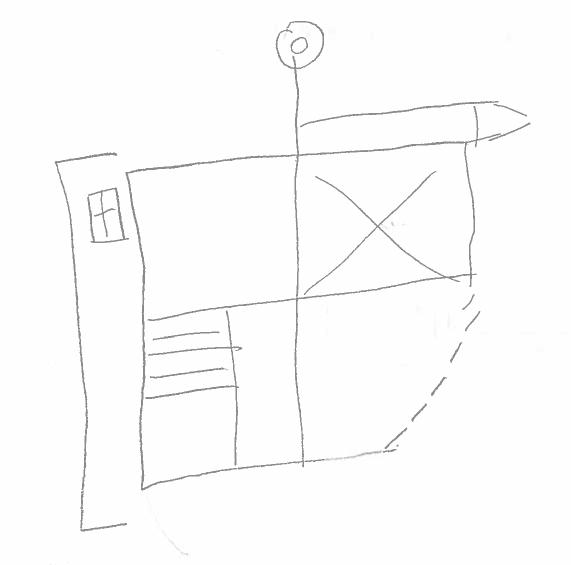
#> input picture insight46png/insight46_Page_003.png, 1141 x 1130 px, found by its file name (shown at 1/2 size); its folder holds 4 pictures in this run
$ jupyter execute --allow-errors ActualnsightDataset6ClassAllModels.ipynb   (shell and % lines are left out)   (older library calls are emulated)
#> lines starting #> are read from the running program, lines starting #| are printed output that depends on the picture
[cell 1]
import numpy as np
import matplotlib.pyplot as plt
import os
import cv2
from tqdm import tqdm

import csv
import imageio
import imgaug as ia
import imgaug.augmenters as iaa
import matplotlib.patches as patches
import random

def rotation(img, n):
    rotate=iaa.Affine(rotate=(-n, n))
    rotated_image=rotate.augment_image(img)
    return rotated_image

def crop(img, n):
    crop = iaa.Crop(percent=(n, n)) # crop image
    crop_image=crop.augment_image(img)
    return crop_image

def sheer(img, n):
    shear = iaa.Affine(shear=(-n,n))
    shear_image=shear.augment_image(img)
    return shear_image

def hor_flip(img):
    flip_hr=iaa.Fliplr(p=1.0)
    flip_hr_image= flip_hr.augment_image(img)
    return flip_hr_image

def dilate(img, n):
    kernel = np.ones((n,n),np.uint8)
    dilated_image = cv2.dilate(trainxs[800],kernel,iterations = 1)
    return dilate_image

def trans(img, n):
    num = random.randrange(int(n*-1),int(n))
    move=iaa.Affine(translate_percent={"x": num/100}, scale=1)
    trans_image = move.augment_image(img)
    return trans_image

[cell 2]
trainxs = []
trainys = []
trainxs2 =[]
with open("/home/jupyter/MEng-Project/insight46labels.csv", newline='') as csvfile:
#> (reads insight46labels.csv from the repository)
    data = list(csv.reader(csvfile))
    trainystr = data[0]
trainys = [int(i) for i in trainystr]
#print(trainys)

[cell 3]
path = "/home/jupyter/MEng-Project/insight46png"
for img in tqdm(sorted(os.listdir(path))):  # iterate over each image per point value
    img_array = cv2.imread(os.path.join(path,img) ,0)  # convert to array
#> img_array is the input picture: shape (1130, 1141); min 139, max 255, mean 251.5
    img_array = cv2.resize(img_array, (300, 300))
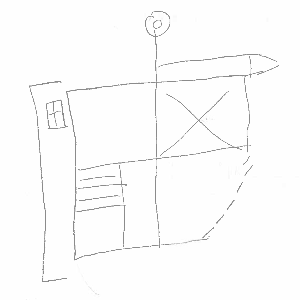
#> img_array: shape (300, 300); min 139, max 255, mean 251.5
    img_array = cv2.bitwise_not(img_array)
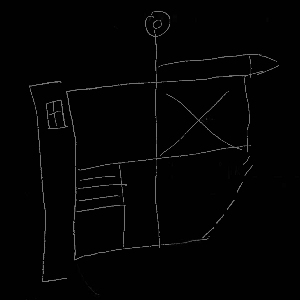
#> img_array: shape (300, 300); min 0, max 116, mean 3.5
    kernel = np.ones((5,5),np.uint8)
    dilate = cv2.dilate(img_array,kernel,iterations = 1)
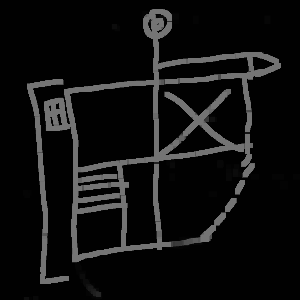
#> dilate: shape (300, 300); min 1, max 116, mean 15.8
    trainxs.append(dilate)  # add this to our training_data
#> pass 2 of the loop `for img in tqdm(sorted(os.listdir(path))):`:
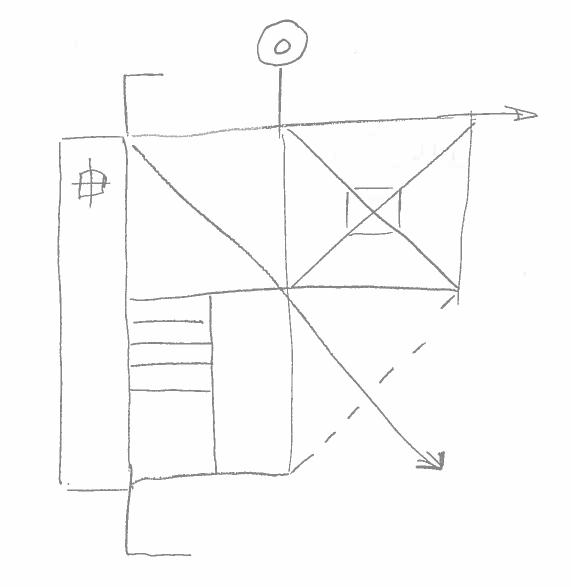
#> input picture insight46png/insight46_Page_010.png, 1141 x 1173 px, found by its file name (shown at 1/2 size)
#> img_array is the input picture: shape (1173, 1141); min 134, max 255, mean 250.9
#> `img_array = cv2.bitwise_not(img_array)`:
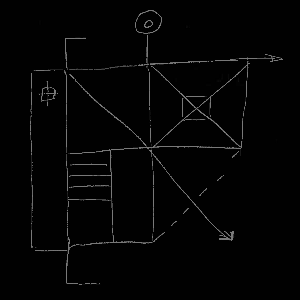
#> img_array: shape (300, 300); min 0, max 121, mean 4.1
#> `dilate = cv2.dilate(img_array,kernel,iterations = 1)`:
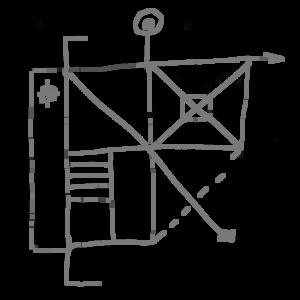
#> dilate: shape (300, 300); min 1, max 121, mean 17.9
#> pass 3 of the loop `for img in tqdm(sorted(os.listdir(path))):`:
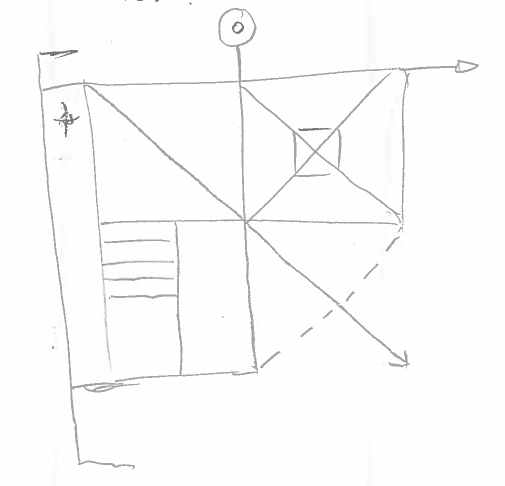
#> input picture insight46png/insight46_Page_012.png, 1010 x 972 px, found by its file name (shown at 1/2 size)
#> img_array is the input picture: shape (972, 1010); min 120, max 255, mean 251
#> `img_array = cv2.bitwise_not(img_array)`:
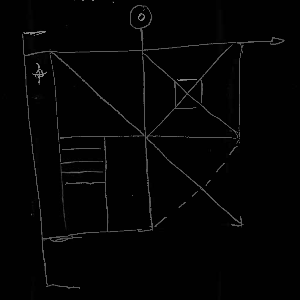
#> img_array: shape (300, 300); min 0, max 135, mean 4
#> `dilate = cv2.dilate(img_array,kernel,iterations = 1)`:
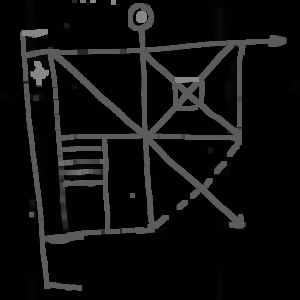
#> dilate: shape (300, 300); min 1, max 135, mean 15.4
#> the loop made 4 passes; the first 3 are shown
    #trainxs.append(img_array)
#trainxs = np.array(trainxs, dtype="float") / 255.0
#trainys = np.array(trainys)

[cell 4]
plt.imshow(trainxs[1], "gray")

[cell 5]
import matplotlib.pyplot as plt
plt.rcParams.update({'figure.figsize':(7,5), 'figure.dpi':100})

# Plot Histogram on x
plt.hist(trainys, bins=20)
plt.gca().set(title='Frequency Histogram', ylabel='Frequency');
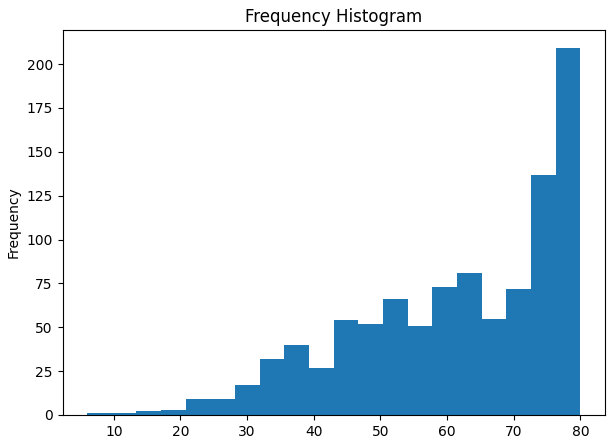
#> figure drawn by matplotlib, 1 panel; tallest bar 209 high, from x = 76.3 to 80

[cell 6]
for i,y in enumerate(trainys):
    if trainys[i] > 70:
        trainys[i] = 5
    elif trainys[i] <=70 and trainys[i] >60:
        trainys[i] = 4
    elif trainys[i] <=60 and trainys[i] >50:
        trainys[i] = 3
    elif trainys[i] <=50 and trainys[i] >40:
        trainys[i] = 2
    elif trainys[i] <=40 and trainys[i] >30:
        trainys[i] = 1
    else:
        trainys[i] = 0

[cell 7]
import matplotlib.pyplot as plt
plt.rcParams.update({'figure.figsize':(7,5), 'figure.dpi':100})

# Plot Histogram on x
plt.hist(trainys, bins=20)
plt.gca().set(title='Frequency Histogram', ylabel='Frequency');
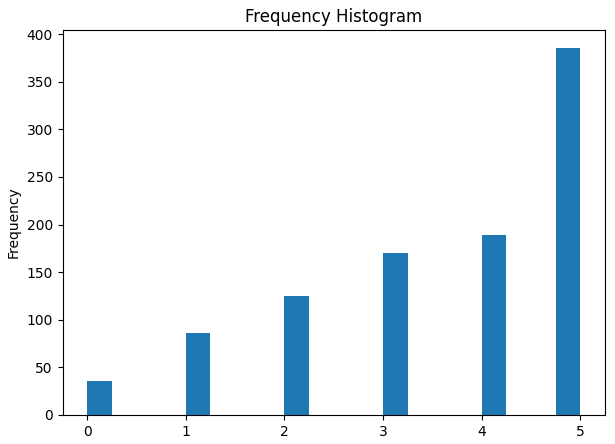
#> figure drawn by matplotlib, 1 panel; tallest bar 385 high, from x = 4.75 to 5
